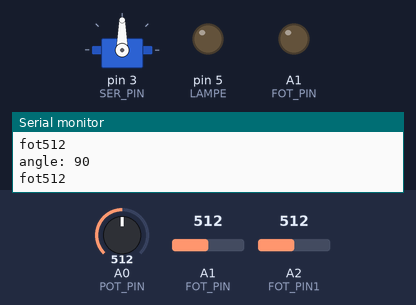
This sketch was run on a simulated Arduino Uno, built with avr-gcc and run on an emulated ATmega328P. On the bench: servo, output pins drawn as LEDs (lit = HIGH), the last lines printed to the serial monitor. Inputs (shaded band) come from the test bench; at power-on: A1 (FOT_PIN) = 512, A2 (FOT_PIN1) = 512, A0 (POT_PIN) = 512.

Above: at 2.2 s.
2.3 s: A1 (FOT_PIN) set to 716
At 5.2 s:
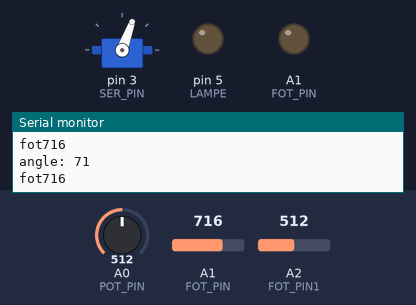
5.3 s: A2 (FOT_PIN1) set to 716
At 5.8 s:
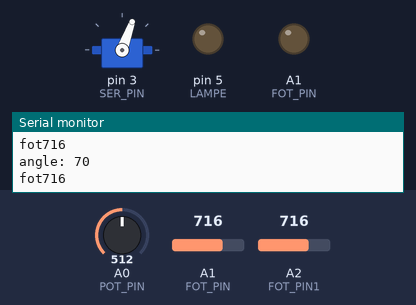
6.8 s: A1 (FOT_PIN) set to 900
At 8.57 s:
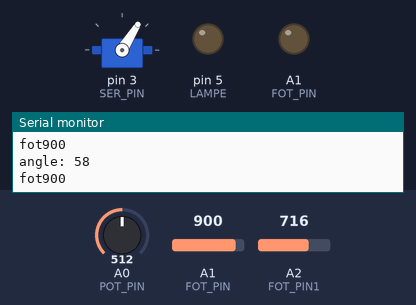
9.8 s: A0 (POT_PIN) set to 44
12.8 s: A0 (POT_PIN) set to 39
15.8 s: A2 (FOT_PIN1) set to 892
17.7 s: A2 (FOT_PIN1) set to 908
At 20.42 s:
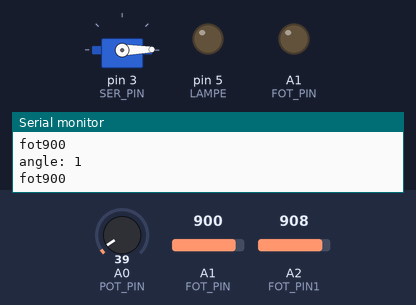
Timing chart, 0 to 32.3 s (numbered marks = the images above; inputs shaded):
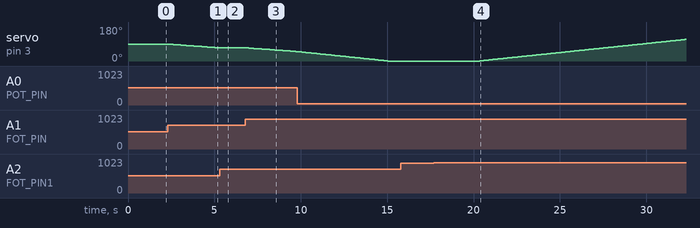

Measured:
- the behaviour switches between 900 and 901 on A2 (FOT_PIN1) (found by bisection; images 3 and 4)
- after the input at 2.3 s, servo on pin 3 (SER_PIN): moves from 90° to 70° over 2.9 s, starting at once
- after the input at 5.3 s, servo on pin 3 (SER_PIN): stays 70° (without the input it goes to 69° after 0.03 s)
- after the input at 6.8 s, servo on pin 3 (SER_PIN): moves from 70° to 50° over 2.9 s, starting at once
- after the input at 17.7 s, servo on pin 3 (SER_PIN): moves from 0° to 114° over 11.8 s, starting after 2.7 s

The sketch:

Codigo_Servo.ino
```cpp
/*
Ratreador Solar
*/

#include <Servo.h> //incluindo bilioteca servo
Servo servo; // nome do servo
//descrever pinos
#define SER_PIN 3
#define POT_PIN A0
#define FOT_PIN A1
#define FOT_PIN1 A2
#define  LAMPE 5

int potState;
int ledBright;
int daleyTime;
int fotlevel;
int fotlevel_1;
int angle;
void setup ()
{
  pinMode (SER_PIN, OUTPUT);
  pinMode (LAMPE, OUTPUT);
  pinMode (FOT_PIN, OUTPUT);
  Serial.begin (9600);
  Serial.println ("Começando ...");
  delay (1000);
  angle = 90;
  servo.attach (3);
  servo.write (90);
}

void loop ()
{
  potState=analogRead (POT_PIN);
  fotlevel=analogRead(FOT_PIN) ;
    fotlevel_1=analogRead(FOT_PIN1);
  daleyTime =map (potState, 0, 1023,1,100);

  if (fotlevel_1>fotlevel) {
    angle+=+1;
    servo.write(angle);
    delay (daleyTime) ;
  }
  if (fotlevel_1<fotlevel) {
      angle+=-1;
    servo.write(angle);
    delay(daleyTime);
  }
  if (fotlevel<50 && fotlevel_1<50) {
    digitalWrite (LAMPE,HIGH);
    servo.write (90);
}
  else {
    digitalWrite(LAMPE,LOW);
  }

  Serial.print ("angle: ") ;
  Serial.println (angle);
  Serial.print ("fot");
  Serial.println (fotlevel);
  delay (100);
}
```
